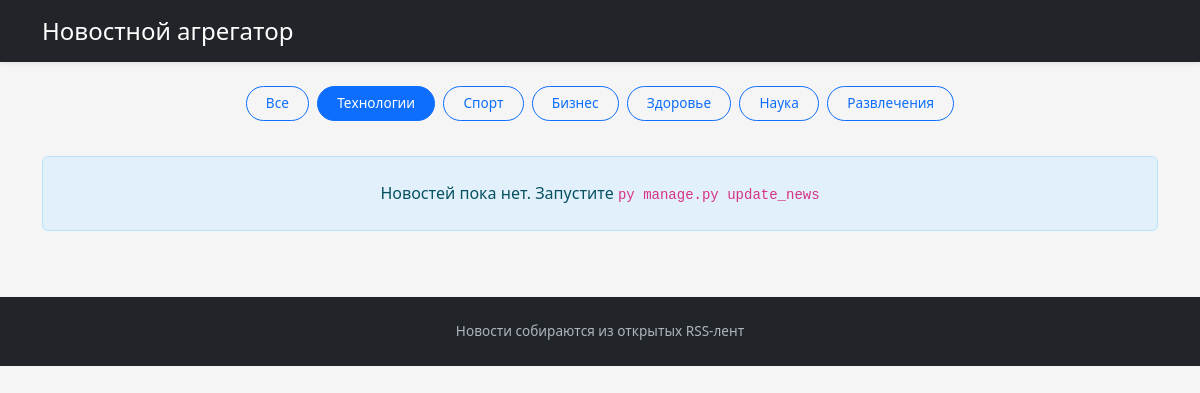
The app's page /?category=technology&page=1, older data.
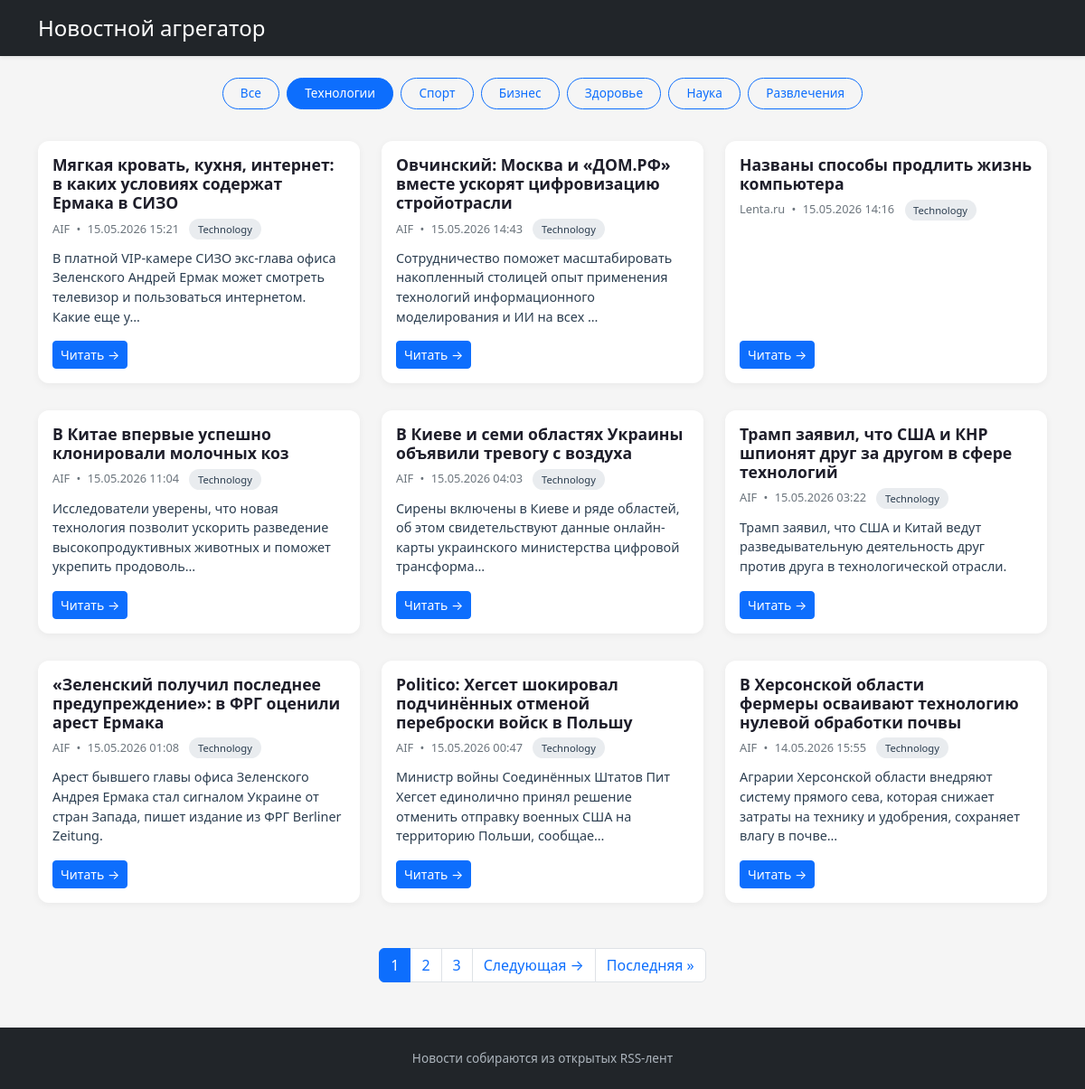
The same page, newer data.
### news/models.py (models this page shows, shortened)
class Article(models.Model):
    title = models.CharField(max_length=500)
    description = models.TextField(blank=True)
    url = models.URLField(unique=True)
    image_url = models.URLField(blank=True, null=True)
    published_at = models.DateTimeField(null=True, blank=True)
    source_name = models.CharField(max_length=200)
    category = models.CharField(max_length=100, blank=True, null=True)

### news/views.py (the view)
# urls.py: path('', views.news_list, name='news_list'),
def news_list(request):
    articles = Article.objects.all().order_by('-published_at')
    category = request.GET.get('category')
    if category:
        articles = articles.filter(category=category)
    paginator = Paginator(articles, 9)
    page_number = request.GET.get('page')
    page_obj = paginator.get_page(page_number)
    categories = Article.objects.values_list('category', flat=True).distinct()
    return render(request, 'news/index.html', {'page_obj': page_obj, 'categories': categories})

### news/templates/news/index.html (shortened to what this page needs)
<!DOCTYPE html>
<html lang="ru">
<head>
    <link href="https://cdn.jsdelivr.net/npm/bootstrap@5.3.0-alpha1/dist/css/bootstrap.min.css" rel="stylesheet">
</head>
<body>
    <nav class="navbar navbar-dark bg-dark shadow-sm">
        <div class="container">
            <span class="navbar-brand fs-4">Новостной агрегатор</span>
        </div>
    </nav>
    <div class="container my-4">
        <div class="category-filter">
            <a href="?page=1" class="btn btn-outline-primary {% if not request.GET.category %}active{% endif %}">Все</a>
            <a href="?category=technology&page=1" class="btn btn-outline-primary {% if request.GET.category == 'technology' %}active{% endif %}">Технологии</a>
            <a href="?category=sports&page=1" class="btn btn-outline-primary {% if request.GET.category == 'sports' %}active{% endif %}">Спорт</a>
            <a href="?category=business&page=1" class="btn btn-outline-primary {% if request.GET.category == 'business' %}active{% endif %}">Бизнес</a>
            <a href="?category=health&page=1" class="btn btn-outline-primary {% if request.GET.category == 'health' %}active{% endif %}">Здоровье</a>
            <a href="?category=science&page=1" class="btn btn-outline-primary {% if request.GET.category == 'science' %}active{% endif %}">Наука</a>
            <a href="?category=entertainment&page=1" class="btn btn-outline-primary {% if request.GET.category == 'entertainment' %}active{% endif %}">Развлечения</a>
        </div>
        <div class="row">
            {% for article in page_obj %}
                <div class="col-md-6 col-lg-4">
                    <div class="card news-card">
                        <div class="card-body">
                            <h5 class="card-title">
                                <a href="{{ article.url }}" target="_blank" rel="noopener noreferrer">{{ article.title|truncatechars:85 }}</a>
                            </h5>
                            <div class="source-info">
                                {{ article.source_name|default:"Источник" }}
                                <span class="mx-1">•</span>
                                {{ article.published_at|date:"d.m.Y H:i" }}
                                {% if article.category %}
                                    <span class="category-badge">{{ article.category|capfirst }}</span>
                                {% endif %}
                            </div>
                            <p class="card-text">{{ article.description|default:""|striptags|truncatechars:130 }}</p>
                        </div>
                        <div class="card-footer bg-transparent border-0 pb-3 pt-0">
                            <a href="{{ article.url }}" target="_blank" class="btn btn-sm btn-primary">Читать →</a>
                        </div>
                    </div>
                </div>
            {% empty %}
                <div class="col-12">
                    <div class="alert alert-info text-center py-4">
                        Новостей пока нет. Запустите <code>py manage.py update_news</code>
                    </div>
                </div>
            {% endfor %}
        </div>
        {% if page_obj.has_other_pages %}
        <nav aria-label="Навигация">
            <ul class="pagination justify-content-center">
                {% for num in page_obj.paginator.page_range %}
                    {% if page_obj.number == num %}
                        <li class="page-item active"><span class="page-link">{{ num }}</span></li>
                    {% elif num > page_obj.number|add:'-3' and num < page_obj.number|add:'3' %}
                        <li class="page-item"><a class="page-link" href="?{% if request.GET.category %}category={{ request.GET.category }}&{% endif %}page={{ num }}">{{ num }}</a></li>
                    {% endif %}
                {% endfor %}
                {% if page_obj.has_next %}
                    <li class="page-item"><a class="page-link" href="?{% if request.GET.category %}category={{ request.GET.category }}&{% endif %}page={{ page_obj.next_page_number }}">Следующая →</a></li>
                    <li class="page-item"><a class="page-link" href="?{% if request.GET.category %}category={{ request.GET.category }}&{% endif %}page={{ page_obj.paginator.num_pages }}">Последняя »</a></li>
                {% endif %}
            </ul>
        </nav>
        {% endif %}
    </div>
    <div class="footer">
        <div class="container">
            <span> Новости собираются из открытых RSS-лент</span>
        </div>
    </div>
</body>
</html>

### news/templates/news/index.html (style rules this page uses)
body { background-color: #f5f5f5; font-family: system-ui, -apple-system, 'Segoe UI', Roboto, Arial, sans-serif; }
.col-md-6, .col-lg-4 { margin-bottom: 30px; }
.news-card { transition: transform 0.2s, box-shadow 0.2s; height: 100%; border-radius: 12px; overflow: hidden; border: none; box-shadow: 0 2px 8px rgba(0, 0, 0, 0.05); }
.card-body { display: flex; flex-direction: column; }
.card-title { font-size: 1.1rem; font-weight: 600; margin-bottom: 0.5rem; }
.card-title a { text-decoration: none; color: #1e1e2a; }
.source-info { font-size: 0.8rem; color: #6c757d; margin-bottom: 0.75rem; }
.card-text { font-size: 0.9rem; color: #2c3e50; }
.category-badge { background-color: #e9ecef; color: #2c3e50; font-size: 0.7rem; padding: 0.25rem 0.6rem; border-radius: 20px; margin-left: 0.5rem; vertical-align: middle; }
.footer { margin-top: 50px; text-align: center; padding: 1.5rem; background-color: #212529; color: #adb5bd; font-size: 0.85rem; }
.category-filter { margin-bottom: 35px; text-align: center; display: flex; flex-wrap: wrap; justify-content: center; gap: 8px; }
.category-filter .btn { border-radius: 40px; padding: 0.4rem 1.2rem; font-size: 0.85rem; transition: all 0.2s; }
.pagination { margin-top: 20px; }

Row changes from the older to the newer data that the page shows:
added Article: title "Мягкая кровать, кухня, интернет: в каких условиях содержат Ермака в СИЗО", source_name "AIF", published_at "15.05.2026 15:21", category "Technology", description "В платной VIP-камере СИЗО экс-глава офиса Зеленского Андрей Ермак может смотреть телевизор и пользоваться интернетом. Какие еще у…"
added Article: title "Овчинский: Москва и «ДОМ.РФ» вместе ускорят цифровизацию стройотрасли", source_name "AIF", published_at "15.05.2026 14:43", category "Technology", description "Сотрудничество поможет масштабировать накопленный столицей опыт применения технологий информационного моделирования и ИИ на всех …"
added Article: title "Названы способы продлить жизнь компьютера", source_name "Lenta.ru", published_at "15.05.2026 14:16", category "Technology"
added Article: title "В Китае впервые успешно клонировали молочных коз", source_name "AIF", published_at "15.05.2026 11:04", category "Technology", description "Исследователи уверены, что новая технология позволит ускорить разведение высокопродуктивных животных и поможет укрепить продоволь…"
added Article: title "В Киеве и семи областях Украины объявили тревогу с воздуха", source_name "AIF", published_at "15.05.2026 04:03", category "Technology", description "Сирены включены в Киеве и ряде областей, об этом свидетельствуют данные онлайн-карты украинского министерства цифровой трансформа…"
added Article: title "Трамп заявил, что США и КНР шпионят друг за другом в сфере технологий", source_name "AIF", published_at "15.05.2026 03:22", category "Technology", description "Трамп заявил, что США и Китай ведут разведывательную деятельность друг против друга в технологической отрасли."
added Article: title "«Зеленский получил последнее предупреждение»: в ФРГ оценили арест Ермака", source_name "AIF", published_at "15.05.2026 01:08", category "Technology", description "Арест бывшего главы офиса Зеленского Андрея Ермака стал сигналом Украине от стран Запада, пишет издание из ФРГ Berliner Zeitung."
added Article: title "Politico: Хегсет шокировал подчинённых отменой переброски войск в Польшу", source_name "AIF", published_at "15.05.2026 00:47", category "Technology", description "Министр войны Соединённых Штатов Пит Хегсет единолично принял решение отменить отправку военных США на территорию Польши, сообщае…"
added Article: title "В Херсонской области фермеры осваивают технологию нулевой обработки почвы", source_name "AIF", published_at "14.05.2026 15:55", category "Technology", description "Аграрии Херсонской области внедряют систему прямого сева, которая снижает затраты на технику и удобрения, сохраняет влагу в почве…"
Text that changed along with them:
new list line: "1"
new list line: "2"
new list line: "3"
text no longer shown: "Новостей пока нет. Запустите py manage.py update_news"
text now shown: "Следующая → Последняя »"
